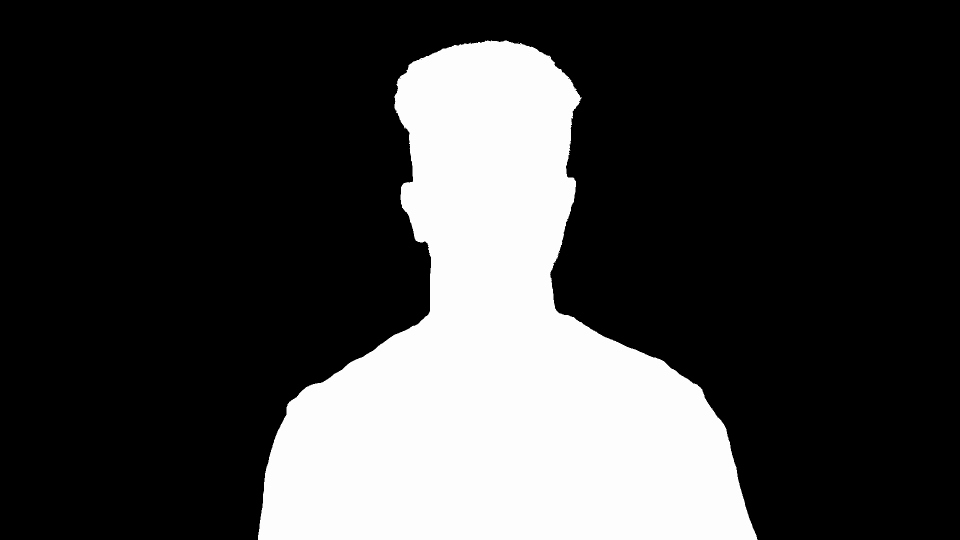
#> input picture frame 15 of input/video/Alpha.mov, 1920 x 1080 px, given in place of Original.mov, which was not available (shown at 1/2 size)
$ python video.py
#> lines starting #> are read from the running program, lines starting #| are printed output that depends on the picture; after the words box and inside, x2 and y2 are one past the last pixel; in counts of white or black regions, pixels touching at a corner belong together; pictures that were not available may be replaced by others from this repository, and a replacement may not be noted
#> in process_video, frame_original is the input picture: shape (1080, 1920, 3); mean B, G, R 63.6, 63.6, 63.6
### src/frame.py
"""Frame processing module for character rendering.

This module takes RGB frames, depth maps, and alpha masks as input and produces
a stylized output frame where the subject is rendered as binary digits
(0 for bright pixels, 1 for dark pixels).
The position of the subject is calculated based on the full resoltion frame
for a smoother motion effect.
The size of the digits is modulated by depth information from the depth map.
"""

import cv2
import numpy as np

from config import (
    FONT_THICKNESS,
    RESIZE_FACTOR,
    BRIGHTNESS_THRESHOLD,
    BACKGROUND_THRESHOLD,
    MASK_THRESHOLD,
    FONT,
    FONT_COLOR,
    FONT_SCALE_MIN,
    FONT_SCALE_MAX,
    BACKGROUND_COLOR,
    INPUT_IMAGE_ORIGINAL,
    INPUT_IMAGE_DEPTH,
    INPUT_IMAGE_MASK,
    OUTPUT_IMAGE_FILENAME,
)

def pixelate_frame(frame):
    """
    Downsample a frame by the specified factor to create a pixelated effect.

    Args:
        frame: Input frame as a numpy array (can be grayscale or BGR)
        factor: Downsampling factor (int). Higher values create more pixelation

    Returns:
        Pixelated frame with dimensions (width // factor, height // factor)
    """
    height, width = frame.shape[:2]
#> height = 1080; width = 1920
    pixelated = cv2.resize(frame, (width // RESIZE_FACTOR, height // RESIZE_FACTOR), interpolation=cv2.INTER_LINEAR)
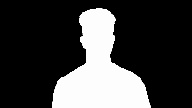
#> pixelated: shape (108, 192, 3); min 0, max 254, mean 63.7
    return pixelated

def get_subject_matrix(pixelated_mask):
    """
    Generate a binary subject matrix from an alpha mask.

    Args:
        pixelated_mask: Downsampled grayscale mask frame

    Returns:
        Binary numpy array where 1 = subject area, 0 = background
    """
    return np.where(pixelated_mask > BACKGROUND_THRESHOLD, 1, 0)

def get_brightness_matrix(pixelated_frame):
    """
    Generate a binary brightness matrix from an RGB frame.

    Args:
        pixelated_frame: Downsampled BGR frame

    Returns:
        Binary numpy array where 1 = dark pixel, 0 = bright pixel
    """
    gray_frame = cv2.cvtColor(pixelated_frame, cv2.COLOR_BGR2GRAY)
    return  np.where(gray_frame > BRIGHTNESS_THRESHOLD, 0, 1)
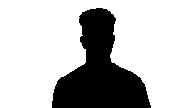
#> returned value: shape (108, 192) int64; values 0 (black) and 1 (white), 74.8% white; 1 black region, box (x1, y1, x2, y2) and area: (52, 8, 151, 108) 5224

def get_depth_matrix(pixelated_depth_map):
    """
    Extract depth information from a depth map (pass-through function).

    Args:
        pixelated_depth_map: Downsampled grayscale depth map

    Returns:
        The depth map unchanged
    """
    return pixelated_depth_map

def get_subject_position(mask):
    """
    Find the top-left position of the subject in the full-resolution frame.

    Args:
        mask: Full-resolution grayscale alpha mask

    Returns:
        Tuple (row, column) of subject's top-left corner, or (0, 0) if no subject found
    """
    subject_indexes = np.argwhere(mask > MASK_THRESHOLD)
    if subject_indexes.size == 0:
        return (0, 0)  # No subject found
    top_row, left_col = subject_indexes.min(axis=0)
    return (top_row, left_col)

def process_frame(original_frame, frame_depth_map, frame_mask):
    """
    Process a single frame to generate a binary code style character rendering.

    This function combines brightness, depth, and mask information to render
    binary digits (0 or 1) on a black background. Characters are sized based
    on depth using cubic mapping and only appear within the subject area.

    Args:
        original_frame: Source RGB frame (BGR format)
        frame_depth_map: Grayscale depth map where lighter = closer
        frame_mask: Binary alpha mask where white = subject, black = background

    Returns:
        Processed frame with rendered digits on black background
    """

    # Step 1: Pixelate the input frames
    pixelated_frame = pixelate_frame(original_frame)
    pixelated_depth_map = pixelate_frame(frame_depth_map)
    pixelated_mask = pixelate_frame(frame_mask)

    # Step 2: Generate matrices from the pixelated frames
    brightness_matrix = get_brightness_matrix(pixelated_frame)
    subject_matrix = get_subject_matrix(pixelated_mask)
#> in get_subject_matrix, `return np.where(pixelated_mask > BACKGROUND_THRESHOLD, 1, 0)`: returned value: shape (108, 192) int64; values 0 (black) and 1 (white), 25.2% white; 1 white region, box (x1, y1, x2, y2) and area: (52, 8, 151, 108) 5234
    depth_matrix = get_depth_matrix(pixelated_depth_map)

    # Get bounding box from subject matrix
    subject_indexes = np.argwhere(subject_matrix == 1)
#> subject_indexes = 5234 pairs, first value 8 to 107, second value 52 to 150
    if subject_indexes.size == 0:
        # No subject found, return black frame
        return np.zeros_like(original_frame)

    top_row, left_col = subject_indexes.min(axis=0)
#> top_row = 8; left_col = 52
    bottom_row, right_col = subject_indexes.max(axis=0)
#> bottom_row = 107; right_col = 150

    # Crop all matrices to the same subject bounding box
    cropped_brightness_matrix = brightness_matrix[top_row:bottom_row + 1, left_col:right_col + 1]
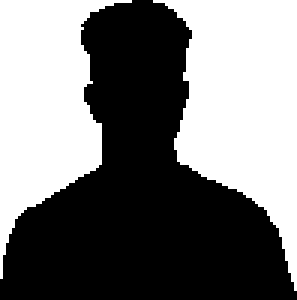
#> cropped_brightness_matrix: shape (100, 99) int64 (shown 3 times larger); values 0 (black) and 1 (white), 47.2% white; 2 white regions, box (x1, y1, x2, y2) and area: (51, 0, 99, 97) 2582, (0, 0, 44, 93) 2094
    cropped_depth_matrix = depth_matrix[top_row:bottom_row + 1, left_col:right_col + 1]
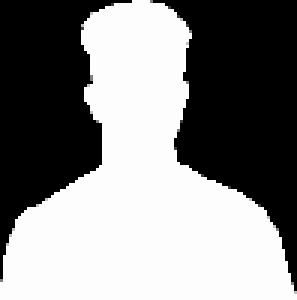
#> cropped_depth_matrix: shape (100, 99) (shown 3 times larger); min 0, max 254, mean 133.3
    cropped_subject_matrix = subject_matrix[top_row:bottom_row + 1, left_col:right_col + 1]
#> cropped_subject_matrix: shape (100, 99) int64; values 0 (black) and 1 (white), 52.9% white; 2 black regions, box (x1, y1, x2, y2) and area: (51, 0, 99, 97) 2574, (0, 0, 44, 93) 2092

    # Get subject position
    subject_position = get_subject_position(frame_mask)
#> in get_subject_position, `subject_indexes = np.argwhere(mask > MASK_THRESHOLD)`: subject_indexes = 521662 pairs, first value 81 to 1079, second value 516 to 1514
#> in get_subject_position, `top_row, left_col = subject_indexes.min(axis=0)`: top_row = 81; left_col = 516
#> subject_position = (81, 516)

    # Create a blank frame for rendering
    final_frame = np.full_like(original_frame, BACKGROUND_COLOR)

    # Render digits on the final frame
    matrix_height, matrix_width = cropped_subject_matrix.shape[:2]
#> matrix_height = 100; matrix_width = 99

    for row in range(matrix_height):
        for col in range(matrix_width):

            if cropped_subject_matrix[row, col] > 0:

                digit_type = cropped_brightness_matrix[row, col]

                depth_value = cropped_depth_matrix[row, col]

                y_pos = subject_position[0] + (row * RESIZE_FACTOR) + (RESIZE_FACTOR // 2)
                x_pos = subject_position[1] + (col * RESIZE_FACTOR) + (RESIZE_FACTOR // 2)

                digit_text = str(digit_type)

                # Scale font size according to depth value using cubic mapping for more dramatic size differences
                font_scale = FONT_SCALE_MIN + ((depth_value / 255.0) ** 3) * (FONT_SCALE_MAX - FONT_SCALE_MIN)

                # Get text size to center it at position
                (text_width, text_height), baseline = cv2.getTextSize(digit_text, FONT, font_scale, FONT_THICKNESS)

                # Adjust position to center the text
                x = int(x_pos - text_width // 2)
                y = int(y_pos + text_height // 2)

                # Render the digit on the frame
                cv2.putText(final_frame, digit_text, (x, y), FONT, font_scale, FONT_COLOR, FONT_THICKNESS, cv2.LINE_AA)
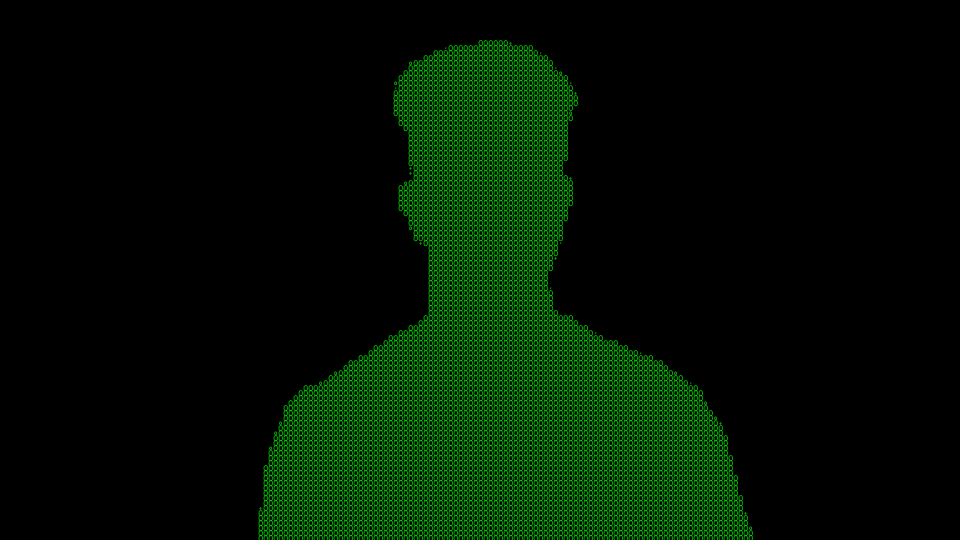
#> final_frame: shape (1080, 1920, 3) (shown at 1/2 size); mean of channels 0, 1, 2 0, 20.3, 0; drawn as B, G, R

    return final_frame

# [22 lines that do not run on import are left out]

### src/video.py
"""Video processing module for Matrix-style character effects.

This module processes multiple video streams (original, depth, and alpha mask)
to generate Matrix-like character animations. It applies frame-by-frame processing
using the frame.py module to render binary digits based on brightness and depth.
"""

import cv2
import numpy as np
from frame import process_frame

from config import (
    INPUT_VIDEO_ORIGINAL,
    INPUT_VIDEO_DEPTH,
    INPUT_VIDEO_ALPHA,
    OUTPUT_VIDEO_FILENAME,
    OUTPUT_VIDEO_DEBUG_FILENAME,
)


def process_video(original_video_path, depth_video_path, mask_video_path, output_video_path):
    """Process complete video with Matrix-style character effect.

    This function reads three synchronized video streams (original RGB, depth map,
    and alpha mask) and processes each frame to generate the final output video
    with rendered characters.

    Args:
        original_video_path: Path to source RGB video file
        depth_video_path: Path to depth map video file
        mask_video_path: Path to alpha mask video file
        output_video_path: Path where output video will be saved
    """
    # Open the video files
    cap_original = cv2.VideoCapture(original_video_path)
    cap_depth = cv2.VideoCapture(depth_video_path)
    cap_mask = cv2.VideoCapture(mask_video_path)

    # Check if all videos opened successfully
    if not cap_original.isOpened() or not cap_depth.isOpened() or not cap_mask.isOpened():
        print("Error: Could not open one or more video files")
        return

    # Extract video properties from original video
    fps = cap_original.get(cv2.CAP_PROP_FPS)
    width = int(cap_original.get(cv2.CAP_PROP_FRAME_WIDTH))
    height = int(cap_original.get(cv2.CAP_PROP_FRAME_HEIGHT))
    total_frames = int(cap_original.get(cv2.CAP_PROP_FRAME_COUNT))

    print(f"Processing video: {width}x{height} @ {fps} fps, {total_frames} frames")

    # Initialize video writer with MP4 codec
    fourcc = cv2.VideoWriter_fourcc(*'mp4v')
    out = cv2.VideoWriter(output_video_path, fourcc, fps, (width, height))

    frame_count = 0

    # Process each frame in the video
    while True:
        # Read frames from all three video sources
        ret_original, frame_original = cap_original.read()
        ret_depth, frame_depth = cap_depth.read()
        ret_mask, frame_mask = cap_mask.read()

        # Exit loop if any video has ended
        if not ret_original or not ret_depth or not ret_mask:
            break

        # Ensure depth and mask are in grayscale format
        if len(frame_depth.shape) == 3:
            frame_depth = cv2.cvtColor(frame_depth, cv2.COLOR_BGR2GRAY)
        if len(frame_mask.shape) == 3:
            frame_mask = cv2.cvtColor(frame_mask, cv2.COLOR_BGR2GRAY)

        # Process frame using frame.py module
        processed_frame = process_frame(frame_original, frame_depth, frame_mask)

        # Write processed frame to output video
        out.write(processed_frame)

        frame_count += 1
        if frame_count % 10 == 0:
            print(f"Processed {frame_count}/{total_frames} frames ({(frame_count/total_frames)*100:.1f}%)")

    # Release all resources
    cap_original.release()
    cap_depth.release()
    cap_mask.release()
    out.release()

    print(f"Video processing complete! Output saved to: {output_video_path}")
    print(f"Total frames processed: {frame_count}")


# [45 lines left out: function test_process_video, not called in this run]


if __name__ == '__main__':
    """Main execution block for video processing.

    This section uses file paths from config.py and runs both
    test frame generation and full video processing.
    """

    # Process test frame first (uncomment to run)
    # print("=== Testing with first frame ===")
    # test_process_video(INPUT_VIDEO_ORIGINAL, INPUT_VIDEO_DEPTH, INPUT_VIDEO_ALPHA, OUTPUT_VIDEO_DEBUG_FILENAME)

    # Process full video (uncomment to run)
    print("\n=== Processing full video ===")
    process_video(INPUT_VIDEO_ORIGINAL, INPUT_VIDEO_DEPTH, INPUT_VIDEO_ALPHA, OUTPUT_VIDEO_FILENAME)

$ run again, starting later in the video
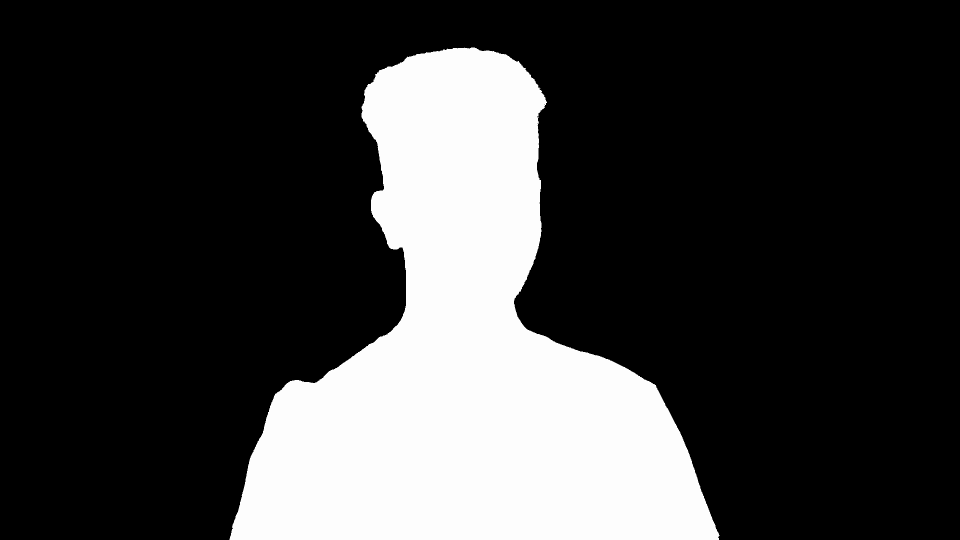
#> input picture frame 69 of input/video/Alpha.mov, 1920 x 1080 px, given in place of Original.mov, which was not available (shown at 1/2 size)
#> in process_video, frame_original is the input picture: shape (1080, 1920, 3); mean B, G, R 60, 60, 60
#> pixelated: shape (108, 192)
#> in get_brightness_matrix, `return  np.where(gray_frame > BRIGHTNESS_THRESHOLD, 0, 1)`:
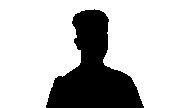
#> returned value: shape (108, 192) int64; values 0 (black) and 1 (white), 76.3% white; 1 black region, box (x1, y1, x2, y2) and area: (46, 9, 144, 108) 4921
#> in process_frame, `subject_indexes = np.argwhere(subject_matrix == 1)`: subject_indexes = 4931 pairs, first value 9 to 107, second value 46 to 143
#> in process_frame, `top_row, left_col = subject_indexes.min(axis=0)`: top_row = 9; left_col = 46
#> bottom_row = 107; right_col = 143
#> cropped_brightness_matrix: shape (99, 98) int64; values 0 (black) and 1 (white), 49.3% white; 2 white regions, box (x1, y1, x2, y2) and area: (49, 0, 98, 97) 2597, (0, 0, 48, 96) 2184
#> cropped_subject_matrix: shape (99, 98) int64; values 0 (black) and 1 (white), 50.8% white; 2 black regions, box (x1, y1, x2, y2) and area: (49, 0, 98, 97) 2592, (0, 0, 48, 96) 2179
#> in get_subject_position, `subject_indexes = np.argwhere(mask > MASK_THRESHOLD)`: subject_indexes = 491537 pairs, first value 95 to 1079, second value 459 to 1438
#> in get_subject_position, `top_row, left_col = subject_indexes.min(axis=0)`: top_row = 95; left_col = 459
#> subject_position = (95, 459)
#> after the loop in process_frame, `for row in range(matrix_height):`:
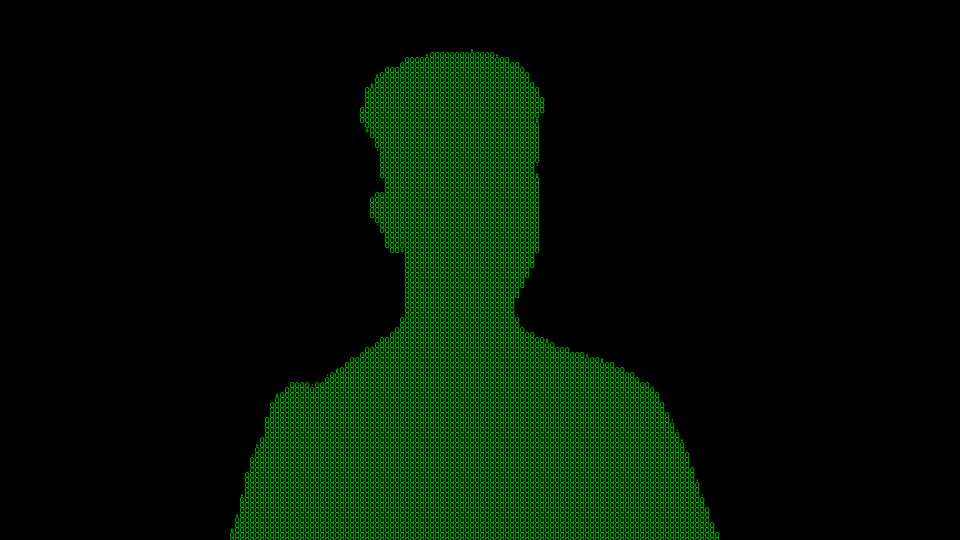
#> final_frame: shape (1080, 1920, 3) (shown at 1/2 size); mean of channels 0, 1, 2 0, 19, 0; drawn as B, G, R

$ run again, starting later in the video
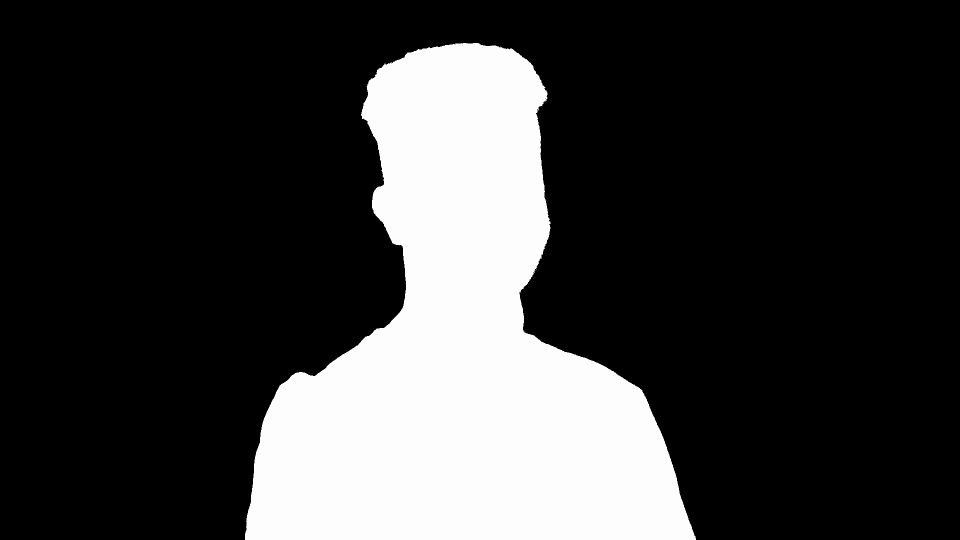
#> input picture frame 123 of input/video/Alpha.mov, 1920 x 1080 px, given in place of Original.mov, which was not available (shown at 1/2 size)
#> in process_video, frame_original is the input picture: shape (1080, 1920, 3); mean B, G, R 58.9, 58.9, 58.9
#> pixelated: shape (108, 192)
#> in get_brightness_matrix, `return  np.where(gray_frame > BRIGHTNESS_THRESHOLD, 0, 1)`:
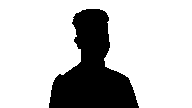
#> returned value: shape (108, 192) int64; values 0 (black) and 1 (white), 76.7% white; 1 black region, box (x1, y1, x2, y2) and area: (49, 9, 139, 108) 4831
#> in process_frame, `subject_indexes = np.argwhere(subject_matrix == 1)`: subject_indexes = 4845 pairs, first value 9 to 107, second value 49 to 138
#> in process_frame, `top_row, left_col = subject_indexes.min(axis=0)`: top_row = 9; left_col = 49
#> bottom_row = 107; right_col = 138
#> cropped_brightness_matrix: shape (99, 90) int64; values 0 (black) and 1 (white), 45.8% white; 2 white regions, box (x1, y1, x2, y2) and area: (51, 0, 90, 97) 2203, (0, 0, 37, 94) 1876
#> cropped_subject_matrix: shape (99, 90) int64; values 0 (black) and 1 (white), 54.4% white; 2 black regions, box (x1, y1, x2, y2) and area: (52, 0, 90, 97) 2198, (0, 0, 37, 94) 1867
#> in get_subject_position, `subject_indexes = np.argwhere(mask > MASK_THRESHOLD)`: subject_indexes = 482900 pairs, first value 86 to 1079, second value 490 to 1391
#> in get_subject_position, `top_row, left_col = subject_indexes.min(axis=0)`: top_row = 86; left_col = 490
#> subject_position = (86, 490)
#> after the loop in process_frame, `for row in range(matrix_height):`:
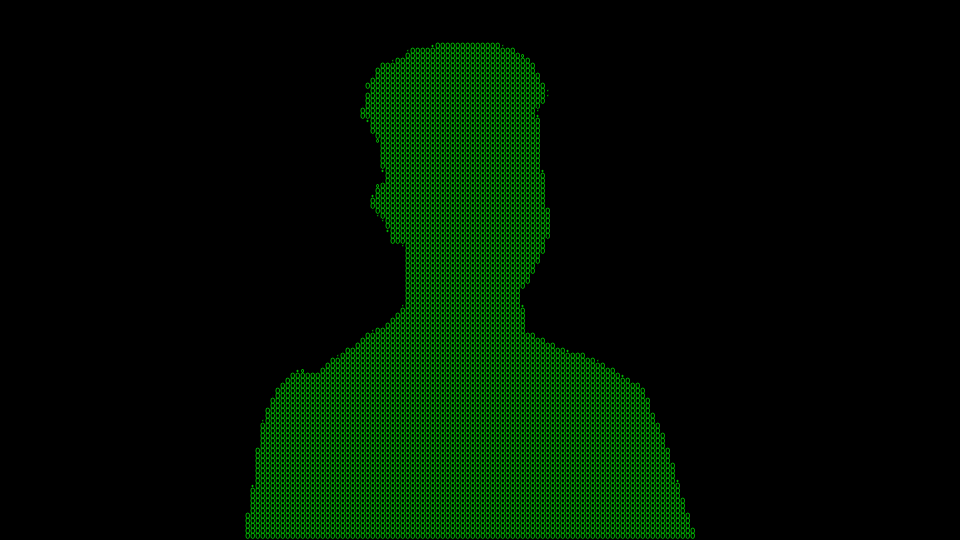
#> final_frame: shape (1080, 1920, 3) (shown at 1/2 size); mean of channels 0, 1, 2 0, 18.9, 0; drawn as B, G, R
